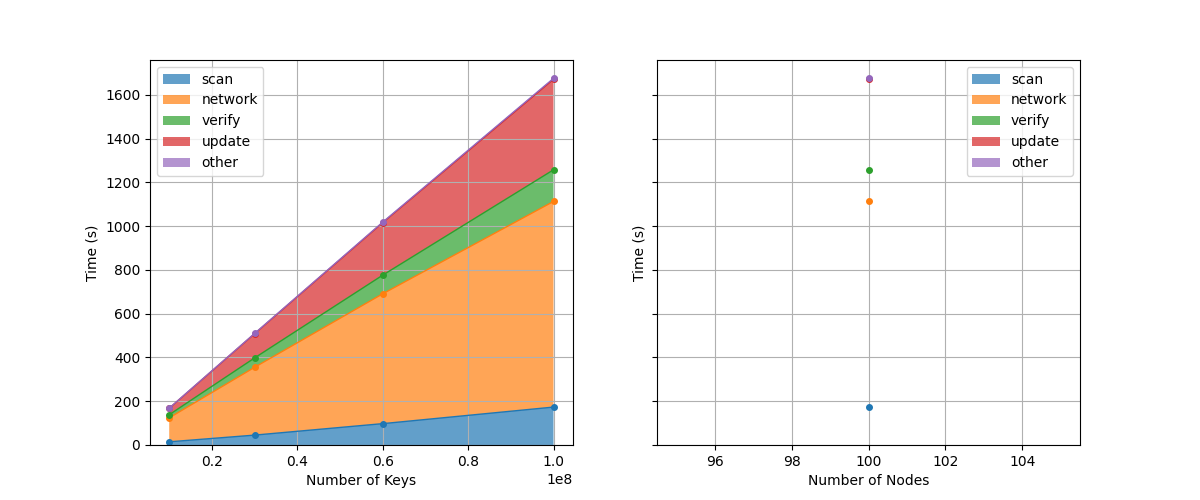

The script that saved this image:
import polars as pl
import matplotlib.pyplot as plt
import numpy as np


def plot(ax, df, x, xlabel, k):
    # aggregate mean per num_nodes for checkpoint subcomponents and compute 'other'
    agg_df = (
        df.group_by(x)
        .agg(
            [
                pl.col("checkpoint").mean().alias("checkpoint"),
                pl.col("checkpoint_scan").mean().alias("checkpoint_scan"),
                pl.col("checkpoint_network").mean().alias("checkpoint_network"),
                pl.col("checkpoint_verify").mean().alias("checkpoint_verify"),
                pl.col("checkpoint_update").mean().alias("checkpoint_update"),
            ]
        )
        .sort(k)
        .with_columns(
            (
                pl.col("checkpoint")
                - (
                    pl.col("checkpoint_scan")
                    + pl.col("checkpoint_network")
                    + pl.col("checkpoint_verify")
                    + pl.col("checkpoint_update")
                )
            )
            # .clip_min(0)  # ensure non-negative
            .alias("checkpoint_other")
        )
    )
    print(agg_df)

    if agg_df.is_empty():
        return

    xs = agg_df[x].to_list()
    y_scan = agg_df["checkpoint_scan"].to_list()
    y_network = agg_df["checkpoint_network"].to_list()
    y_verify = agg_df["checkpoint_verify"].to_list()
    y_update = agg_df["checkpoint_update"].to_list()
    y_other = agg_df["checkpoint_other"].to_list()

    component_names = [
        "checkpoint_scan",
        "checkpoint_network",
        "checkpoint_verify",
        "checkpoint_update",
        "checkpoint_other",
    ]
    component_colors = ["#1f77b4", "#ff7f0e", "#2ca02c", "#d62728", "#9467bd"]

    # stacked area
    ax.stackplot(
        xs,
        [y_scan, y_network, y_verify, y_update, y_other],
        colors=component_colors,
        alpha=0.7,
        labels=[n.removeprefix("checkpoint_") for n in component_names],
    )

    # cumulative tops for overlay markers
    y1 = np.array(y_scan)
    y2 = y1 + np.array(y_network)
    y3 = y2 + np.array(y_verify)
    y4 = y3 + np.array(y_update)
    y5 = y4 + np.array(y_other)

    ax.plot(xs, y1, color=component_colors[0], marker="o", linestyle="-", linewidth=1, markersize=4, label="_nolegend_")
    ax.plot(xs, y2, color=component_colors[1], marker="o", linestyle="-", linewidth=1, markersize=4, label="_nolegend_")
    ax.plot(xs, y3, color=component_colors[2], marker="o", linestyle="-", linewidth=1, markersize=4, label="_nolegend_")
    ax.plot(xs, y4, color=component_colors[3], marker="o", linestyle="-", linewidth=1, markersize=4, label="_nolegend_")
    ax.plot(xs, y5, color=component_colors[4], marker="o", linestyle="-", linewidth=1, markersize=4, label="_nolegend_")
    ax.legend()
    ax.set_xlabel(xlabel)
    ax.set_ylabel("Time (s)")
    ax.grid(True)


fig, axs = plt.subplots(1, 2, figsize=(12, 5), sharey=True)
df = pl.read_csv("data/checkpoint.csv")  # .filter(pl.col("_ignore").is_null())
print(df)
plot(axs[0], df.filter(pl.col("num_nodes") == 100), "num_keys", "Number of Keys", "num_keys")
plot(axs[1], df.filter(pl.col("num_keys") == 100_000_000), "num_nodes", "Number of Nodes", "num_nodes")
fig.savefig("data/checkpoint.png")
